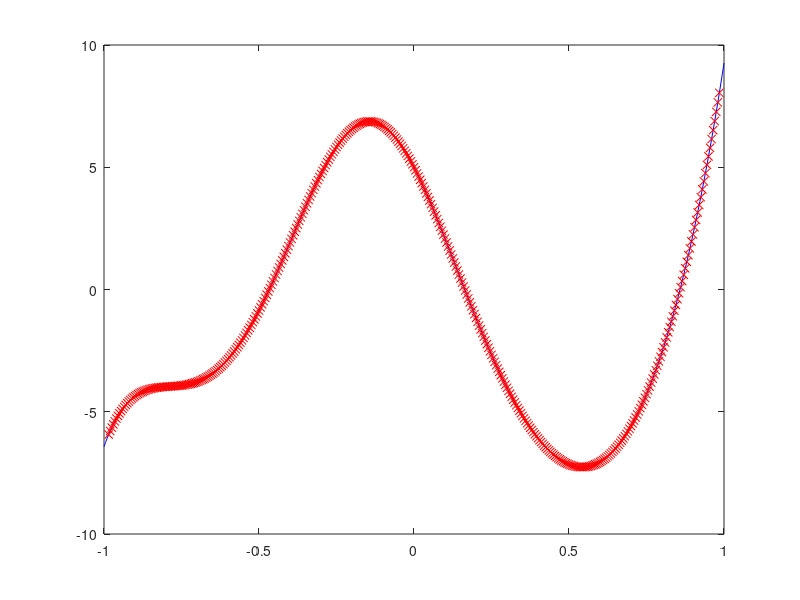
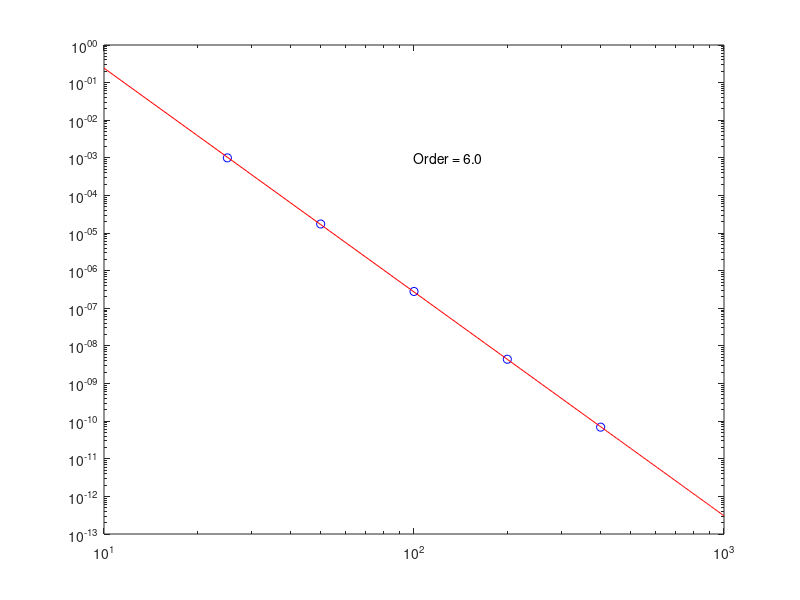

Write MATLAB code to recreate these figures, in order.
%%%%%%%%%%%%%%%%%%%%%%%%%%%%%%%%%%%%%%%%%%%%%%%%%%%%%%%%%%%%%%%%%%%%%%%%%%%%%
%
% test_1st_derivative_stencil_6th_order.m checks that the sixth-order 
% accurate stencil for the first derivative operator is correct and 
% yields the expected order of accuracy.
%
%%%%%%%%%%%%%%%%%%%%%%%%%%%%%%%%%%%%%%%%%%%%%%%%%%%%%%%%%%%%%%%%%%%%%%%%%%%%%

%%%%%%%%%%%%%%%%%%%%%%%%%%%%%%%%%%%%%%%%%%%%%%%%%%%%%%%%%%%%%%
% MATLAB parameters
%%%%%%%%%%%%%%%%%%%%%%%%%%%%%%%%%%%%%%%%%%%%%%%%%%%%%%%%%%%%%%
clear;
format long;
format compact;


%%%%%%%%%%%%%%%%%%%%%%%%%%%%%%%%%%%%%%%%%%%%%%%%%%%%%%%%%%%%%%
% numerical parameters
%%%%%%%%%%%%%%%%%%%%%%%%%%%%%%%%%%%%%%%%%%%%%%%%%%%%%%%%%%%%%%
N = [25 50 100 200 400];
stencil = [-1/60, 3/20, -3/4, 0, 3/4, -3/20, 1/60];


%%%%%%%%%%%%%%%%%%%%%%%%%%%%%%%%%%%%%%%%%%%%%%%%%%%%%%%%%%%%%%
% compute error for different dx
%%%%%%%%%%%%%%%%%%%%%%%%%%%%%%%%%%%%%%%%%%%%%%%%%%%%%%%%%%%%%%
err_d1f = zeros(size(N));
for i = 1:length(N)

  %%%%%%%%%%%%%%%%%%%%%%%%%%%%%%%%%%%%%%%%%%%%%%%%%%%%%%%%%%%%%%
  % compute grid and stencil
  %%%%%%%%%%%%%%%%%%%%%%%%%%%%%%%%%%%%%%%%%%%%%%%%%%%%%%%%%%%%%%
  dx = 2/N(i);
  x = -1:dx:1;

  %%%%%%%%%%%%%%%%%%%%%%%%%%%%%%%%%%%%%%%%%%%%%%%%%%%%%%%%%%%%%%
  % compare results of applying stencil to known function 
  % with analytical formulae
  %%%%%%%%%%%%%%%%%%%%%%%%%%%%%%%%%%%%%%%%%%%%%%%%%%%%%%%%%%%%%%
  f = exp(cos(3*x))+sin(5*x)+x.^8;
  d1f_exact = -3*sin(3*x).*exp(cos(3*x)) + 5*cos(5*x) + 8*x.^7;
  d1f_approx = zeros(size(x));
  for j = 4:length(x)-3
    d1f_approx(j) = sum(f(j-3:j+3).*stencil)/dx;
  end
  err_d1f(i) = norm(d1f_approx(4:end-3)-d1f_exact(4:end-3),'inf');

  % plot results
  figure(1); clf;
  plot(x,d1f_exact,'b');
  hold on;
  plot(x(4:end-3),d1f_approx(4:end-3),'rx');

end

% compute order of discretization
P = polyfit(log(N),log(err_d1f),1);
order = -P(1)

% plot error vs N
figure(2); clf;
loglog(N,err_d1f,'bo');
hold on;
N_plot = 10:10:1000;
plot(N_plot,exp(log(N_plot)*P(1)+P(2)),'r');
order_str = sprintf('Order = %1.1f', order);
text(100,0.001,order_str);
